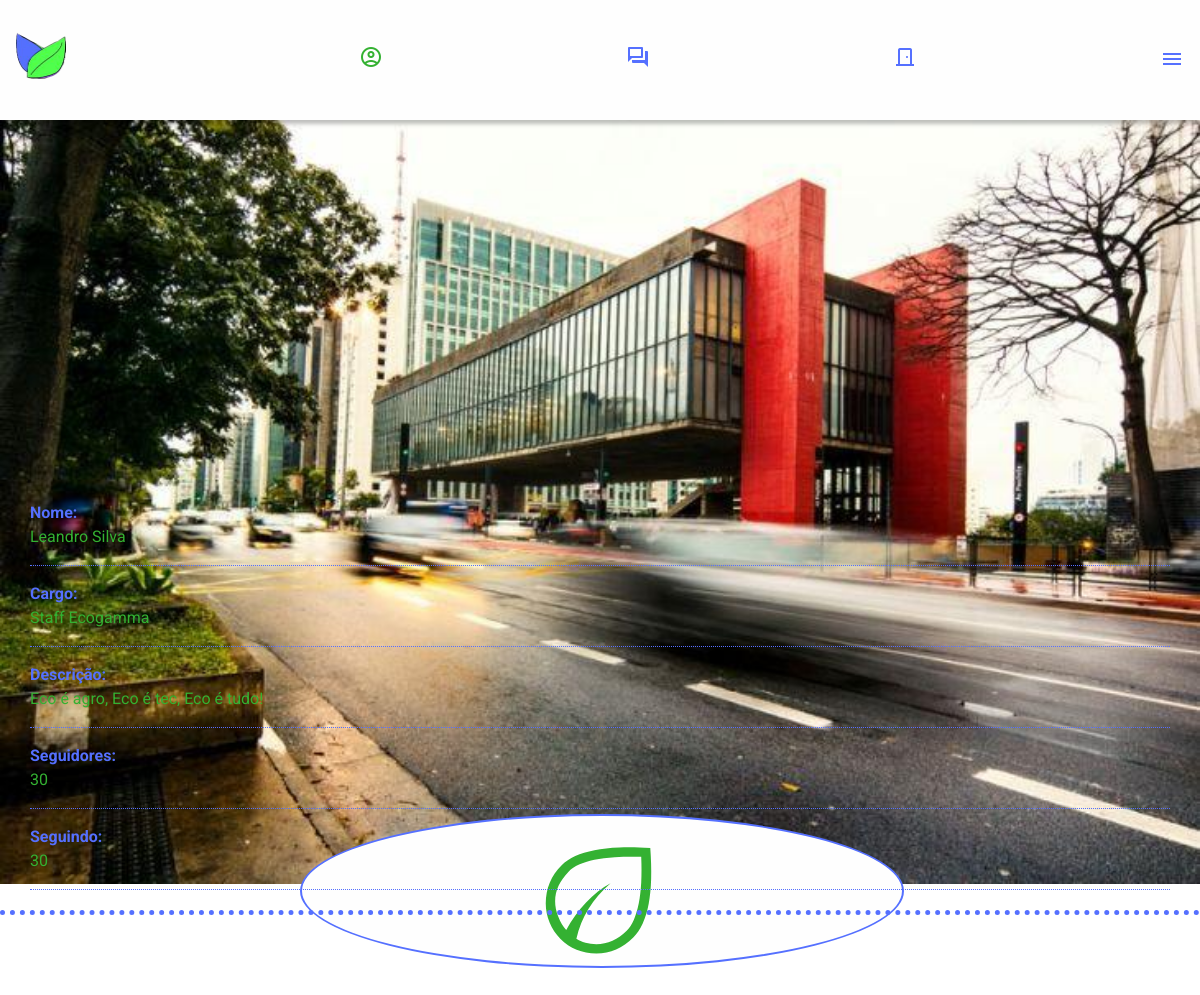
The app's page /estrutura/perfilUser.php?user=15 (signed in) with its own data.
### tables this page shows
CREATE TABLE IF NOT EXISTS `usuarios` (
  `id` int(11) NOT NULL AUTO_INCREMENT COMMENT 'id de cada um dos user',
  `token` tinyint(1) DEFAULT '0' COMMENT 'token de adm',
  `nome` varchar(80) NOT NULL COMMENT 'nome',
  `sobrenome` varchar(80) NOT NULL COMMENT 'sobrenome',
  `email` varchar(80) NOT NULL COMMENT 'email do usuário',
  `senha` varchar(45) NOT NULL COMMENT 'senha',
  `senhaC` varchar(45) NOT NULL COMMENT 'senha confirmada',
  `dataN` date NOT NULL COMMENT 'data de nascimento',
  `genero` varchar(30) NOT NULL COMMENT 'gênero do usuário\r\n(a gente tem lgbtqi+)',
  `numero` varchar(22) NOT NULL,
  `estado` varchar(60) NOT NULL,
  `cidade` varchar(80) NOT NULL COMMENT 'cidade',
  `profissao` varchar(120) NOT NULL COMMENT 'profissão/area de atuação',
  `mdEscuro` tinyint(4) NOT NULL DEFAULT '0',
  `foto` varchar(255) NOT NULL,
  `descricao` varchar(255) NOT NULL COMMENT 'Descricao que aparece no perfil do usuário',
  `amigos` int(20) NOT NULL DEFAULT '0',
  PRIMARY KEY (`id`)
);

### estrutura/administracao/sessao.php (called while the page is built, shortened)
<?php
include 'conexao.php';
    if (!isset($_SESSION['logado'])) {
        $_SESSION['logado'] = 0;
    } else {
        if ($_SESSION['logado'] == 1) {
            $email = $_SESSION['email'];
            $sql = "SELECT id, token, nome, sobrenome, email, dataN, genero, numero, estado, cidade, profissao, mdEscuro,
            foto, descricao, amigos FROM usuarios WHERE email = '$email'";
            $result = mysqli_query($conn, $sql);
            if (mysqli_num_rows($result) > 0) {
                while ($row = mysqli_fetch_assoc($result)) {
                    $amigos = $row["amigos"];
                }
            } else {
                echo "0 results";
            }
        };
    }
?>

### estrutura/perfilUser.php (the view, shortened to what this page needs)
<!DOCTYPE html>
<html lang="pt-br">
<head>
  <?php include './base/linksGlobais.php' ?>
</head>
<body>
  <?php
  include './administracao/sessao.php';
  ?>
  <header class="header__interno">
    <div class="container">
      <div class="container__logo">
        <a href="login.php"><img src="../imagens/logos/logo-principal.png" alt="Logo Principal do Ecogamma" class="container__logo__imagem"></a>
      </div>
      <div class="container__perfil">
        <a href="perfil.php">
          <span class="material-symbols-outlined container__menu__icone span--verde">&#xe853;</span>
        </a>
      </div>
      <div class="container__chat">
        <a href="chat.php">
          <span class="material-symbols-outlined container__menu__icone span--azul">&#xe8af;</span>
        </a>
      </div>
      <div class="container__chat">
        <a href="logout.php">
          <span class="material-symbols-outlined container__menu__icone span--azul">&#xeffd;</span>
        </a>
      </div>
      <div id="container__menu" onclick="menuLateralInternoOpen()">
        <span class="material-symbols-outlined container__menu__icone span--azul">&#xe5d2;</span>
      </div>
    </div>
  </header>
  <main>
    <?php
    $idUser = $_GET['user'];
    $sql = "SELECT token, nome, sobrenome, email, dataN, genero, numero, estado, cidade, profissao,
    foto, descricao, amigos FROM usuarios WHERE id = '$idUser'";
    $result = mysqli_query($conn, $sql);
    if (mysqli_num_rows($result) > 0) {
      while ($row = mysqli_fetch_assoc($result)) {
        $nomeUser = $row["nome"];
        $sobrenomeUser = $row["sobrenome"];
        $estadoUser = $row["estado"];
        $fotoUser = $row["foto"];
        $profissaoUser = $row["profissao"];
        $descricaoUser = $row["descricao"];
        if (empty($descricaoUser)) {
          $descricaoUser = 'Eco é agro, Eco é tec, Eco é tudo!';
        }
      }
    } else {
      echo "0 results";
    }
    if ($estadoUser == 'ac') {
      $fundoUser = 'ac.jpg';
    } elseif ($estadoUser == 'al') {
      $fundoUser = 'al.jpg';
    } elseif ($estadoUser == 'am') {
      $fundoUser = 'am.jpeg';
    } elseif ($estadoUser == 'ap') {
      $fundoUser = 'ap.jpg';
    } elseif ($estadoUser == 'ba') {
      $fundoUser = 'ba.jpg';
    } elseif ($estadoUser == 'ce') {
      $fundoUser = 'ce.jpg';
    } elseif ($estadoUser == 'df') {
      $fundoUser = 'df.jpg';
    } elseif ($estadoUser == 'es') {
      $fundoUser = 'es.png';
    } elseif ($estadoUser == 'go') {
      $fundoUser = 'go.jpg';
    } elseif ($estadoUser == 'ma') {
      $fundoUser = 'ma.jpg';
    } elseif ($estadoUser == 'mt') {
      $fundoUser = 'mt.jpg';
    } elseif ($estadoUser == 'ms') {
      $fundoUser = 'ms.jpg';
    } elseif ($estadoUser == 'mg') {
      $fundoUser = 'mg.jpg';
    } elseif ($estadoUser == 'pa') {
      $fundoUser = 'pa.jpg';
    } elseif ($estadoUser == 'pb') {
      $fundoUser = 'pb.jpg';
    } elseif ($estadoUser == 'pr') {
      $fundoUser = 'pr.jpg';
    } elseif ($estadoUser == 'pe') {
      $fundoUser = 'pe.jpg';
    } elseif ($estadoUser == 'pi') {
      $fundoUser = 'pi.jpg';
    } elseif ($estadoUser == 'rj') {
      $fundoUser = 'rj.jpg';
    } elseif ($estadoUser == 'rn') {
      $fundoUser = 'rn.jpg';
    } elseif ($estadoUser == 'ro') {
      $fundoUser = 'ro.jpg';
    } elseif ($estadoUser == 'rs') {
      $fundoUser = 'rr.jpg';
    } elseif ($estadoUser == 'rr') {
      $fundoUser = 'rr.jpg';
    } elseif ($estadoUser == 'sc') {
      $fundoUser = 'sc.jpg';
    } elseif ($estadoUser == 'se') {
      $fundoUser = 'se.jpg';
    } elseif ($estadoUser == 'sp') {
      $fundoUser = 'sp.jpg';
    } elseif ($estadoUser == 'to') {
      $fundoUser = 'to.jpg';
    }
    echo "
    <div class='container'>
      <div class='container__perfil'>
        <div class='container__perfil__capa'>
          <img src='../imagens/fundos/" . $fundoUser . "' alt='Fundo do perfil' class='container__perfil__capa__imagem'>
        </div>
        <div class='container__perfil__foto'>
          <img src='../imagens/" . $fotoUser . "' alt='Fundo do perfil' class='container__perfil__foto__imagem'>
        </div>
        <div class='container__perfil__dados'>
          <ul class='container__perfil__dados__lista'>
            <li class='container__perfil__dados__lista__item'>
              <p>Nome:</p>
              <p>" . $nomeUser . " " . $sobrenomeUser . "</p>
            </li>
            <li class='container__perfil__dados__lista__item'>
              <p>Cargo:</p>
              <p>" . $profissaoUser . "</p>
            </li>
            <li class='container__perfil__dados__lista__item'>
              <p>Descrição:</p>
              <p>" . $descricaoUser . "</p>
            </li>
            <li class='container__perfil__dados__lista__item'>
              <p>Seguidores:</p>
              <p>" . $amigos . "</p>
            </li>
            <li class='container__perfil__dados__lista__item'>
              <p>Seguindo:</p>
              <p>" . $amigos . "</p>
            </li>
          </ul>
        </div>
      </div>";
    ?>
    </div>
  </main>
</body>
</html>

### estilos/css/styles.css (style rules this page uses)
html { font-family: "Roboto"; }
p, .p--alternativo { line-height: 1.5rem; text-align: justify; color: #111111; }
a { line-height: 1.5rem; text-align: justify; color: #111111; text-decoration: none; font-weight: 700; }
span { color: #5570FF; }
.span--verde { color: #34B132; }
header, .header__interno { z-index: 3; position: fixed; height: 15vh; width: 100vw; box-shadow: 0px 4px 4px rgba(0, 0, 0, 0.25); background: #fefefe; top: 0px; }
header .container, .header__interno .container { display: flex; padding: 1rem; box-sizing: border-box; align-items: center; justify-content: space-between; height: 100%; align-items: center; }
.header__interno .container { width: 100vw; }
main { position: absolute; z-index: 2; top: 40px; margin-top: 75px; padding: 0% 5% 0% 5%; width: 90%; }
main .container { display: flex; width: 100%; flex-direction: column; align-items: center; box-sizing: border-box; }
main .container .container__perfil { display: flex; flex-direction: column; position: absolute; }
header .container .container__logo { width: 100px; box-sizing: border-box; }
header .container .container__logo a .container__logo__imagem { width: 50%; }
main .container { width: 100%; }
main .container .container__perfil .container__perfil__capa { display: flex; position: relative; top: -30px; }
main .container .container__perfil .container__perfil__capa .container__perfil__capa__imagem { width: 100vw; }
main .container .container__perfil .container__perfil__foto { display: flex; position: relative; top: -100px; padding-left: 25vw; }
main .container .container__perfil .container__perfil__foto .container__perfil__foto__imagem { width: 50vw; border: 2px solid #5570FF; border-radius: 50%; height: 150px; background-color: #fefefe; }
main .container .container__perfil .container__perfil__dados { display: flex; flex-direction: column; padding: 2.5vh 2.5vw; position: absolute; border-bottom: 5px dotted #5570FF; top: 350px; width: 95vw; }
main .container .container__perfil .container__perfil__dados .container__perfil__dados__lista { display: flex; flex-direction: column; }
main .container .container__perfil .container__perfil__dados .container__perfil__dados__lista .container__perfil__dados__lista__item { padding: 1rem 0rem; display: flex; flex-direction: column; border-bottom: 1px dotted #5570FF; }
main .container .container__perfil .container__perfil__dados .container__perfil__dados__lista .container__perfil__dados__lista__item p:first-child { color: #5570FF; font-weight: 700; margin-right: 1rem; }
main .container .container__perfil .container__perfil__dados .container__perfil__dados__lista .container__perfil__dados__lista__item p { color: #34B132; }

### records on screen
usuarios: foto (placeholder picture), nome "Leandro", sobrenome "Silva", profissao "Staff Ecogamma"
usuarios: amigos "30"

### other values on screen
$descricaoUser "Eco é agro, Eco é tec, Eco é tudo!"
